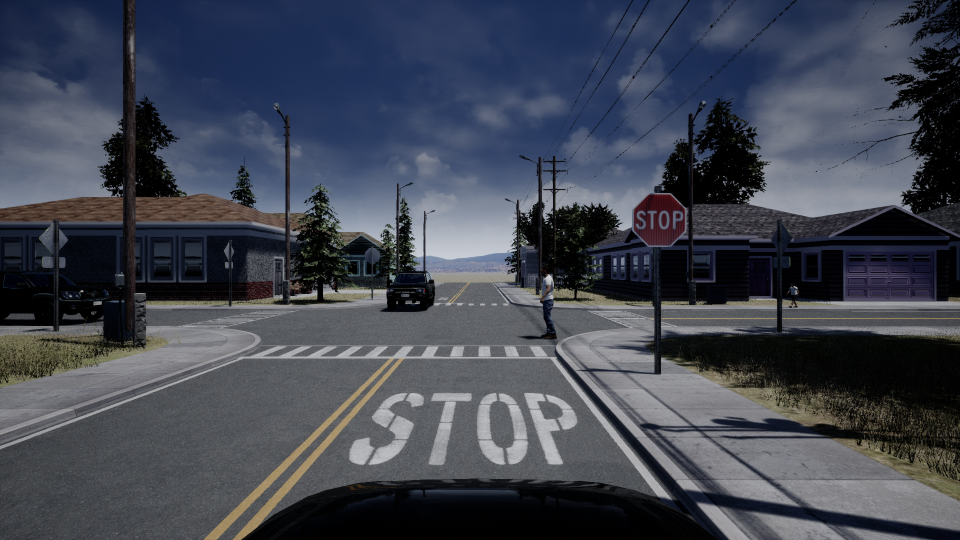
#> input picture mp1-release/jupyter/RightHookTestImage/rh1.png, 1920 x 1080 px (shown at 1/2 size)
$ jupyter execute --allow-errors RightHookPipelineStudentVersion.ipynb   (older library calls are emulated)
#> lines starting #> are read from the running program, lines starting #| are printed output that depends on the picture; after the words box and inside, x2 and y2 are one past the last pixel; in counts of white or black regions, pixels touching at a corner belong together
# Lane Detection and Object Recognition
To build a self-driving car, the perception is a very important part. Like human drivers, the computers on self-driving cars need to know the surrounding environment. In this MP, with the help from powerful open source frameworks like OpenCV, we will achieve offline lane detection. This lab will emphasize on traditional robotics approach, to give you a glimpse of the how self-driving car engineers tried to achieve computer vision before machine learning and GPU came into play. And many of those techniques are still widely used in the latest autonomous car systems.<br>
### You only need to change the code between '## TODO' and '####'
You can make whatever changes you want to improve the performance. We will grade the MP based on your results, not how you achieve it. BUT make sure to explain how your method works in your report.

[cell 1]
# import numpy as np
import cv2
import glob
import numpy as np
import matplotlib.pyplot as plt
from ipywidgets import interact, interactive, fixed
import ipywidgets as widgets
import sys

np.set_printoptions(threshold=sys.maxsize)
print ('...')

We put 6 images in folder ./RightHookTestImage. You can pick one test image from them.

[cell 2]
testImageRoot = "./RightHookTestImage/rh1.png"

rawImg = cv2.imread(testImageRoot)
#> rawImg is the input picture: shape (1080, 1920, 3); mean B, G, R 81.8, 70.3, 65.6
print (rawImg.shape)
#| (1080, 1920, 3)
#Note that cv2 will read image color channel in BGR order.
rawImg = cv2.cvtColor(rawImg,cv2.COLOR_BGR2RGB)
plt.imshow(rawImg)
plt.show()

To find the lanes, we wish to get rid of extra part in the image, like the sky, trees, and other cars. It is much easier to find the lanes from a bird view than from a normal driver's view. Here we just assume that we are on a flat road. We need to use cv2.line to find the location of 4 points on the original image and map the same 4 points on the bird view. The points we offered are just a good starting point. You can definitely find something better. <br>
Read this useful document first:<br> https://opencv-python-tutroals.readthedocs.io/en/latest/py_tutorials/py_imgproc/py_geometric_transformations/py_geometric_transformations.html

Your result is supposed to be like:

[cell 3]
rawImage = cv2.imread(testImageRoot)
#try to find 4 reference points
##TO DO
# for rh3
# x1, y1 = 880, 600 # upper left
# x2, y2 = 240, 1080 # lower left
# x3, y3 = 1250, 1080 # lower right
# x4, y4 = 990, 600 # upper right

# for rh1
x1, y1 = 800, 700 # upper left
x2, y2 = 450, 1080 # lower left
x3, y3 = 1400, 1080 # lower right
x4, y4 = 1110, 700 # upper right

####

cv2.circle(rawImage,(x1,y1), 10, (0,0,255), -1)
#> rawImage: shape (1080, 1920, 3); 0.02% of pixels changed, all inside (x1, y1, x2, y2) = (790, 690, 811, 711)
cv2.circle(rawImage,(x2,y2), 10, (0,0,255), -1)
#> rawImage: shape (1080, 1920, 3); mean B, G, R 81.8, 70.3, 65.6
cv2.circle(rawImage,(x3,y3), 10, (0,0,255), -1)
#> rawImage: shape (1080, 1920, 3); mean B, G, R 81.8, 70.3, 65.6
cv2.circle(rawImage,(x4,y4), 10, (0,0,255), -1)
#> rawImage: shape (1080, 1920, 3); mean B, G, R 81.7, 70.2, 65.7

#plot 4 points on original image
plot1 = cv2.cvtColor(rawImage,cv2.COLOR_BGR2RGB)
plt.imshow(plot1)
plt.show()

[cell 4]
def warpImage(img):
#(1) use cv2.getPerspectiveTransform() to get M, the transform matrix, and Minv, the inverse
#(2) use cv2.warpPerspective to generate warped image in bird view,
    ## TODO
    h,w = img.shape[:2] #width and height
    #put the 4 points you choose in last cell here
    x1, y1 = 800, 700 # upper left
    x2, y2 = 450, 1080 # lower left
    x3, y3 = 1400, 1080 # lower right
    x4, y4 = 1110, 700 # upper right
    ####

    #destination points on bird view image
    dst = np.float32([(600,0),
                  (w-600,0),
                  (600,h),
                  (w-600,h)])
    # src = np.float32([(x2,y2),(x4,y4),(x1,y1),(x3,y3)])
    # src = np.float32([(x3,y3),(x2,y2),(x4,y4),(x1,y1)])
    src = np.float32([(x1,y1),(x4,y4), (x2,y2),(x3,y3)])

    # use cv2.getPerspectiveTransform() to get M, the transform matrix, and Minv, the inverse
    ## TODO
    M = cv2.getPerspectiveTransform(src, dst)
    Minv = cv2.getPerspectiveTransform(dst, src)
    ####

    # use cv2.warpPerspective to transform to bird view
    warpedImg = cv2.warpPerspective(img, M, (w,h), flags=cv2.INTER_LINEAR)

    return warpedImg, M, Minv

[cell 5]
##test warpImage
rawImage = cv2.imread(testImageRoot)
warpedImage, M, Minv = warpImage(rawImage)
#> in warpImage, `warpedImg = cv2.warpPerspective(img, M, (w,h), flags=cv2.INTER_LINEAR)`:
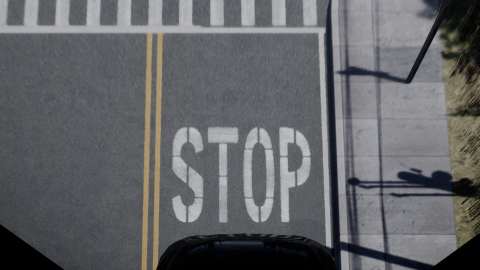
#> warpedImg: shape (1080, 1920, 3) (shown at 1/4 size); mean B, G, R 102.7, 100.2, 99.1
#> M = [[-0.829, -1.93, 1797.1], [-3.25e-16, -3.11, 2175], [0, -0.00194, 1]]; Minv = [[0.431, -0.605, 541.7], [-1.34e-16, -0.322, 700], [-1.92e-19, -0.000624, 1]]

plot2 = cv2.cvtColor(warpedImage,cv2.COLOR_BGR2RGB)
plt.imshow(plot2)
plt.show()

## Color Space and Gradient Threshold For Edge Detection
In this part, you will implement multiple methods to do edge detection and distinguish the lanes pixels from the background. And you can choose whatever combinations you want to add into the image processing pipeline. We have also offered you a nice piece of test bench. Here are a few useful tips:<br>
1. Convert image to gray scale use cv2.cvtColor for all gradient methods.
2. Use image blurring to smooth over the shift caused by vibration of camera.
3. In color space method, we can assume lanes are yellow or white. So just mask the image with white and yellow.

First use Laplacian operator, which calculate the second order derievative in one single pass to detect edges.
Read the tutorial before you start: https://docs.opencv.org/3.4/d5/db5/tutorial_laplace_operator.html

[cell 6]
def laplacian(img, thresh_min=0, thresh_max=20): #after you find the correct values, use them as default values
    #1. convert the image to gray scale
    #2. Gaussian blur the image
    #3. implement laplacian edge detetion using openCV
    #4. using numpy to scale the result to uint8(0-255)
    #5. using the threshold to create a binary image and return it

    ## TODO
    img = cv2.cvtColor(img, cv2.COLOR_BGR2GRAY) # step 1
    img = cv2.GaussianBlur(img,(5,5),0) # step 2
    img = cv2.Laplacian(img, cv2.CV_64F, 5) # step 3
    # img = cv2.convertScaleAbs(img) # step 4
    # name your output binary image to be laplacian
    laplacian = img

    ####

    scaled_lap = np.uint8(255*laplacian/np.max(laplacian))
    binary_output = np.zeros_like(scaled_lap)
    binary_output[(scaled_lap >= thresh_min) & (scaled_lap <= thresh_max)] = 1

    return binary_output
print('...')

Then use Sobel operator, which calculate the first derivative separatly for X and Y axis. Unlike previous part, we need to apply it individually on X and Y axis. Then combine them in to one binary image output.<br>
Follow this useful tutorial: https://docs.opencv.org/2.4/doc/tutorials/imgproc/imgtrans/sobel_derivatives/sobel_derivatives.html

[cell 7]
# def sobel(img, thresh_min=0, thresh_max=100): # use the threshold values you found to replace 0 and 255
#     #1. convert the image to gray scale
#     #2. Gaussian blur the image
#     #3. Use Sobel to find derievatives for both X and Y Axis
#     #4. Use addweight to combine the results
#     #5. Convert each pixel to unint8, then apply threshold to get binary image
#     ## TODO

#     img = cv2.cvtColor(img, cv2.COLOR_BGR2GRAY) # step 1
#     img = cv2.GaussianBlur(img,(3,3),0) # step 2

#     #name your result to be sobelX and sobelY
#     sobelX = cv2.Sobel(img, cv2.CV_8U, 1, 0, 3)
#     sobelY = cv2.Sobel(img, cv2.CV_8U, 0, 1, 3)

#     ####

#     combined = cv2.addWeighted(sobelX, 0.7, sobelY, 0.3, 0)
#     scaled_lap = np.uint8(255*combined/np.max(combined))
# #     scaled_lap=np.reshape(scaled_lap,[1080, 1920, 1])
# #     scaled_lap=np.tile(scaled_lap, [1,1,3])
#     # print(scaled_lap)
#     binary_output = np.zeros_like(scaled_lap)
#     binary_output[(scaled_lap >= thresh_min) & (scaled_lap <= thresh_max)] = 1

#     # print(combined)
#     return binary_output
#     # return scaled_lap
# print ('...')
def sobel(img, thresh_min=19, thresh_max=255): # use the threshold values you found to replace 0 and 255
    #1. convert the image to gray scale
    #2. Gaussian blur the image
    #3. Use Sobel to find derievatives for both X and Y Axis
    #4. Use addweight to combine the results
    #5. Convert each pixel to unint8, then apply threshold to get binary image
    ## TODO
    img_gray = cv2.cvtColor(img, cv2.COLOR_BGR2GRAY)
    img_blur = cv2.GaussianBlur(img_gray, (13, 13), 0)
    #name your result to be sobelX and sobelY
    sobelX = cv2.Sobel(img_blur,cv2.CV_8U,1,0,3)
    sobelY = cv2.Sobel(img_blur,cv2.CV_8U,0,1,3)

    ####

    combined = cv2.addWeighted(sobelX, 0.7, sobelY, 0.3, 0)
    #scaled_lap = np.uint8(255*combined/np.max(combined)) #for some reason, scaled_lap was only containing 0s and 2s
    binary_output = np.zeros_like(combined)
    binary_output[(combined >= thresh_min) & (combined <= thresh_max)] = 1
    #for i in range(0,len(scaled_lap)):
    #	for j in range(0,len(scaled_lap[i])):
    #    	print(scaled_lap[i][j])
    return binary_output
print ('...')

This is a test bench for you to try different values easily. You can move the white dot to cahnge the threshold values. Try to find the optimal value sets and hard-code them at where the previous two functions are defined. You must finish previous part first before run it.

[cell 8]
def fineTuning(thresh_min1,thresh_max1,thresh_min2,thresh_max2,thresh_min3,thresh_max3):
    rawImage = cv2.imread("./RightHookTestImage/rh3.png")
    warpedImage, M, Minv = warpImage(rawImage)

    ## TODO
    #To test different function you write, change the function name
    # newImg = laplacian(warpedImage, thresh_min1, thresh_max1) #comment out this line when test sobel
    newImg = sobel(warpedImage, thresh_min1, thresh_max1) #comment out this line when test laplacian
    ####

    f = plt.figure(figsize= (20,15))
    f.add_subplot(1, 2, 1)
    plot1 = cv2.cvtColor(warpedImage,cv2.COLOR_BGR2RGB)
    plt.imshow(plot1)
    f.add_subplot(1, 2, 2)
    plt.imshow(newImg, cmap='gray')
    plt.show()

fineTuning(19, 255, 0, 0, 0, 0)
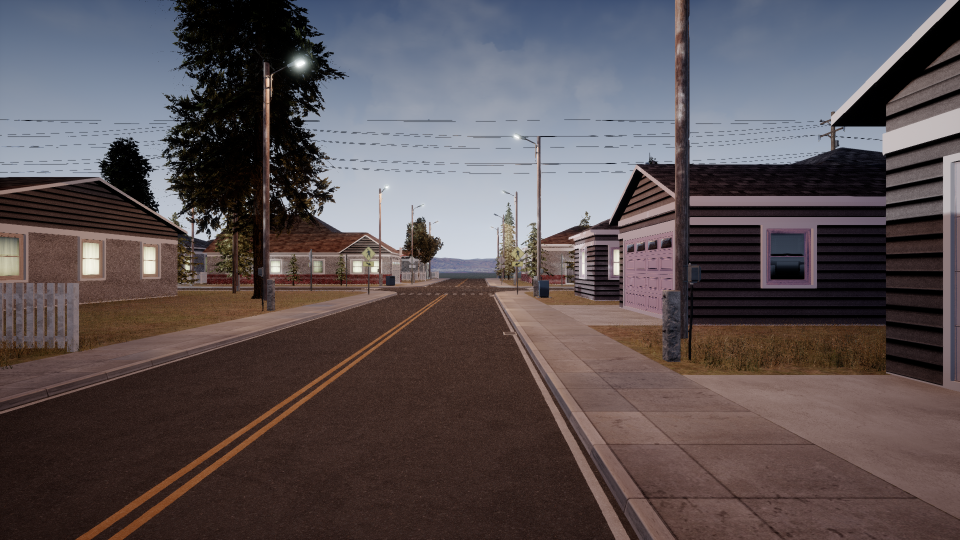
#> input picture mp1-release/jupyter/RightHookTestImage/rh3.png, 1920 x 1080 px (shown at 1/2 size)
#> in fineTuning, rawImage is the input picture: shape (1080, 1920, 3); mean B, G, R 82.7, 80.7, 89.6
#> in warpImage (call 2), `warpedImg = cv2.warpPerspective(img, M, (w,h), flags=cv2.INTER_LINEAR)`:
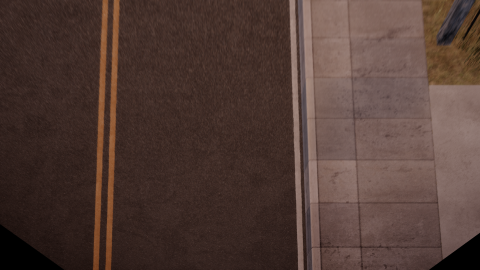
#> warpedImg: shape (1080, 1920, 3) (shown at 1/4 size); mean B, G, R 53.3, 60, 80.9
#> in fineTuning, `newImg = sobel(warpedImage, thresh_min1, thresh_max1)`:
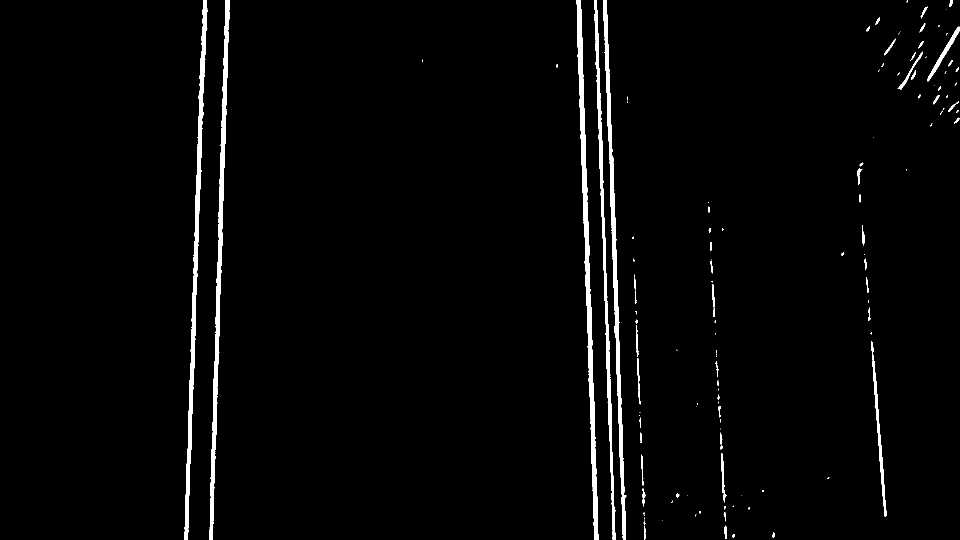
#> newImg: shape (1080, 1920) (shown at 1/2 size); values 0 (black) and 1 (white), 2.3% white; 126 white regions (65 under 20 px), largest, box (x1, y1, x2, y2) and area: (1152, 0, 1197, 1080) 9369, (368, 0, 415, 1080) 8407, (418, 0, 459, 1080) 8399
# interact(fineTuning, thresh_min1 = (0, 255, 1), thresh_max1 = (0,255, 1), thresh_min2 = (0,255, 1), thresh_max2 = (0, 255, 1), thresh_min3 = (0, 255, 1), thresh_max3 = (0, 255, 1))

Besides gradient method, we can also utilize the information that lane markings in united states are normally white and yellow. So we can convert the color image into a binary image, where white and yellow pixels are "1" and other colors are "0". You may use diffrent color space (RGB, LAB, HSV, HSL, YUV...), different channels and compare the effect. <br>
This link might be helpful:
https://docs.opencv.org/3.4.3/da/d97/tutorial_threshold_inRange.html

[cell 9]
def colorThres(img, thresh_min1=0,thresh_max1=255,thresh_min2=0,thresh_max2=255,thresh_min3=0,thresh_max3=255):
    # use the threshold values you found to replace 0 and 255 above
    #1. Gaussian blur the image (cv2.GaussianBlur())
    #2. Choose the color space that you like, convert image to it (cv2.cvtColor())
    #3. Apply threshold on the image to create binary image output, you might need two threshold for yellow and white
    #4. Combine results from different color spaces

    ##TODO
    img = cv2.GaussianBlur(img,(3,3),0)
    img = cv2.cvtColor(img, cv2.COLOR_BGR2HSV)
    # print(np.mean(img))

    lower_w = (0, 0, 150,)
    upper_w = (31,78,255,)
    white_img = cv2.inRange(img, lower_w, upper_w)

    lower_y = (60, 50, 150,)
    upper_y = (180,100,255,)
    yellow_img = cv2.inRange(img, lower_y, upper_y)

    print(yellow_img.shape)
# [6 lines of commented-out code are left out]
    combined = np.zeros_like(yellow_img)
    combined[(white_img > 0) | (yellow_img > 0)] = 1
# [15 lines of commented-out code are left out]
    return combined

Similar to the previous test bench. You need to find one set of color threshold at a time.

[cell 10]
def fineTuning(thresh_min1,thresh_max1,thresh_min2,thresh_max2,thresh_min3,thresh_max3):
    rawImage = cv2.imread(testImageRoot)
    rawImage = cv2.cvtColor(rawImage,cv2.COLOR_BGR2RGB)
    warpedImage, M, Minv = warpImage(rawImage)
    newImg = colorThres(warpedImage,thresh_min1,thresh_max1,thresh_min2,thresh_max2,thresh_min3,thresh_max3)
    f = plt.figure(figsize= (20,15))
    f.add_subplot(1, 2, 1)

    plt.imshow(warpedImage)
    f.add_subplot(1, 2, 2)
    # plt.imshow(newImg)
    plt.imshow(newImg, cmap='gray')
    plt.show()
fineTuning(50, 200, 0, 0, 0, 0)
#| (1080, 1920)
#> in fineTuning, `newImg = colorThres(warpedImage,thresh_min1,thresh_max1,thresh_min2,th..`:
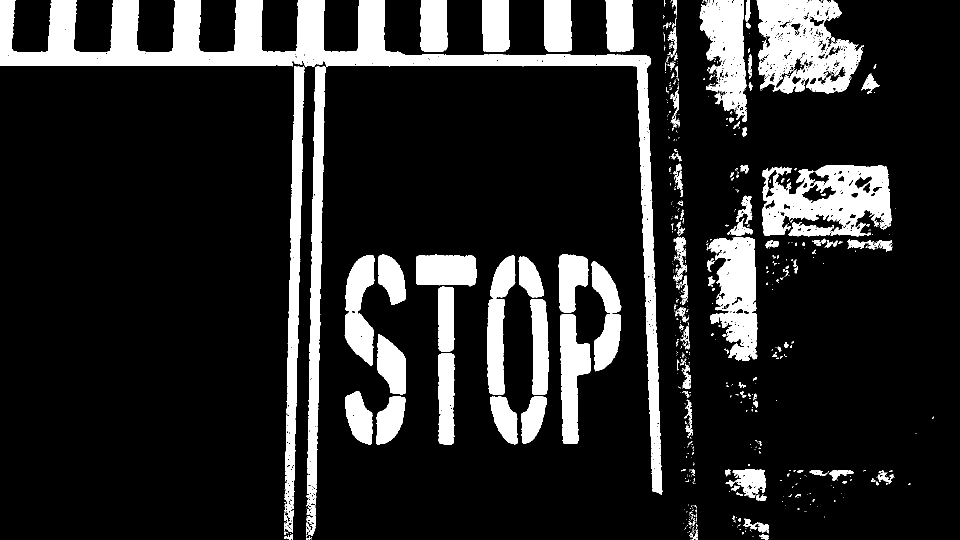
#> newImg: shape (1080, 1920) (shown at 1/2 size); values 0 (black) and 1 (white), 15.6% white; 721 white regions (579 under 20 px), largest, box (x1, y1, x2, y2) and area: (0, 0, 1325, 989) 84253, (1513, 0, 1728, 187) 23912, (1525, 330, 1783, 473) 22378
# interact(fineTuning, thresh_min1 = (0, 255, 1), thresh_max1 = (0,255, 1), thresh_min2 = (0,255, 1), thresh_max2 = (0, 255, 1), thresh_min3 = (0, 255, 1), thresh_max3 = (0, 255, 1))

Now put your most fine-tuned and effective methods into this function. We will put it in our final image processing pipeline later.

[cell 11]
def combinedEdgeDetection(img):
    ##TODO
    #you don't have to use all of them, comment what you don't need
    LapOutput = laplacian(img)
#> in laplacian, `img = cv2.Laplacian(img, cv2.CV_64F, 5)`:
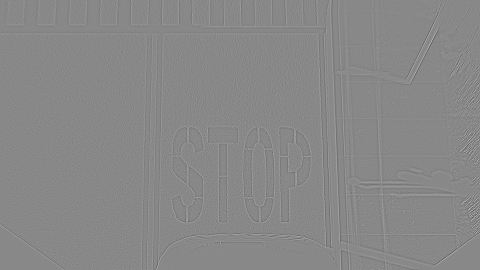
#> img: shape (1080, 1920) float64 (shown at 1/4 size); min -39, max 34, mean 0; drawn with min black and max white
#> in laplacian, `scaled_lap = np.uint8(255*laplacian/np.max(laplacian))`:
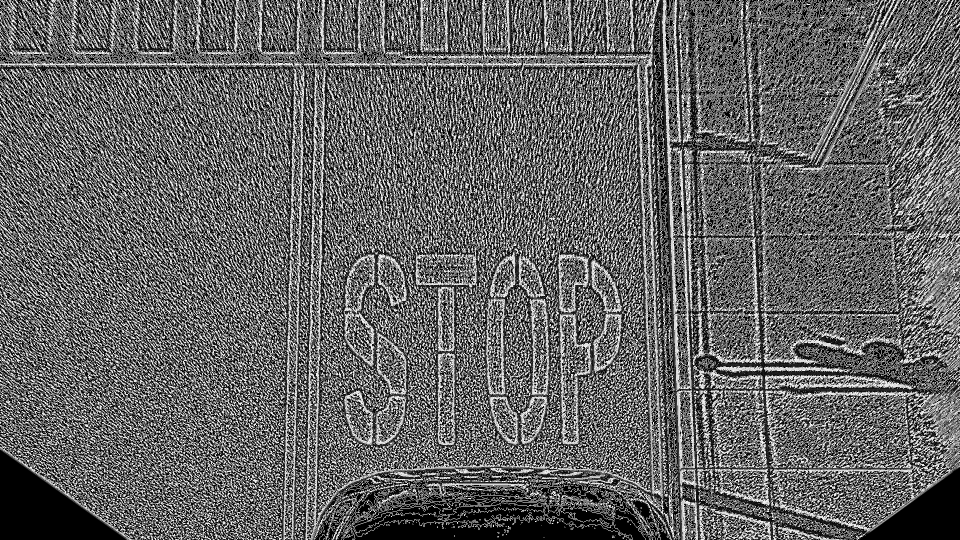
#> scaled_lap: shape (1080, 1920) (shown at 1/2 size); min 0, max 255, mean 100.1
    SobelOutput = sobel(img)
    ColorOutput = colorThres(img)
    # print(ColorOutput)
    #####
    # binaryImage = ColorOutput
    #here you can use as many methods as you want.
    binaryImage = np.zeros((img.shape[0], img.shape[1]))
    print(binaryImage.shape)
    binaryImage[(ColorOutput > 0)|(SobelOutput > 0)] = 1
    # binaryImage[(ColorOutput==1)] = 1
    return binaryImage

Test on all 6 images. Your Result should look like:

[cell 12]
images = glob.glob("./RightHookTestImage/rh*.png")
for frame in images:
    img = cv2.imread(frame)
    img = cv2.cvtColor(img,cv2.COLOR_BGR2RGB)
    warpedImg, M, Minv = warpImage(img)
    edgeDetectedImg = combinedEdgeDetection(warpedImg)
#> (the rest of the program and of its run is left out)
